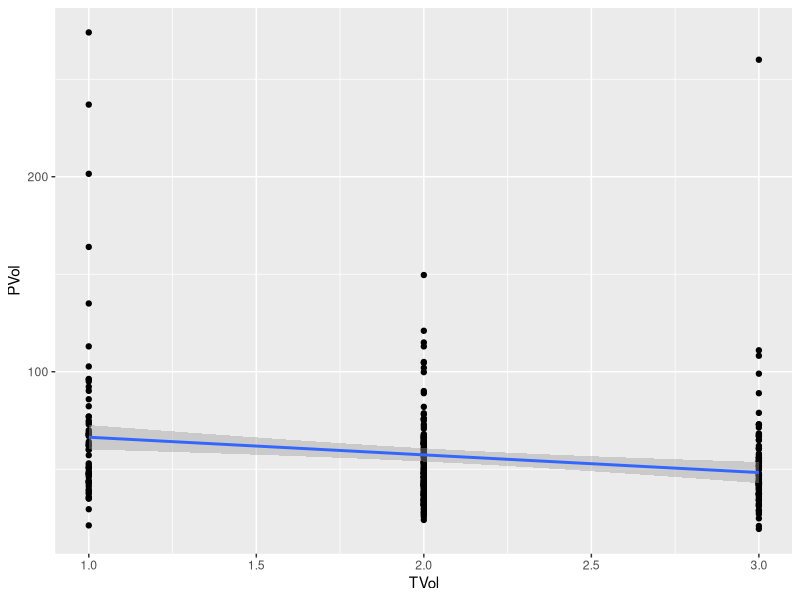

R code for this plot:
#----GROUP 3-------------------------####
# Date:  2024-09-11      
# Author:  The members of GROUP 3     
# Filename: Creating_Plots.R    
# Description:  Creatig Plots
#               
#               
# Project: Exam
#-------------------------------------------###

## Importing data and libraries----
# Importing relevant packages
library(tidyverse)
library(here)
library(readxl)
library(dplyr)

# Reading the file
MyData<-read.delim(here("DATA","tidy_exam_dataset.txt"))

# Getting an overview
skimr::skim(MyData)


# 4. Day 7: Create plots that would help answer these questions:
#  _(each person chooses min.one question)_

#- Are there any correlated measurements?

#  - Is there a relation between the `PVol` and `TVol` variables?
# Regression: viewing the data: hos does the regression line look like
MyData %>% 
  ggplot(aes(x = TVol, y = PVol)) +
  geom_point() + 
  geom_smooth(method = "lm")

# Calculate correlation and handle NA values by excluding them
correlation <- cor(MyData$PVol, MyData$TVol, use = "complete.obs")
print(correlation) # There is a negative correlation between PVol and TVol of -0,21, meaning that for every 1 TVol increases, PVol decreses with 0.21

#  - Does the distribution of `PreopPSA` depend on `T.Stage`?
#  - Does the distribution of `PVol` depend on `sGS`?
#  - Does the distribution of `TVol` depend on `sGS`?
#  - Where there more `T.Stage == 2` in the group with `PreopTherapy == 1` than in the group `PreopTherapy == 0`?
 
 